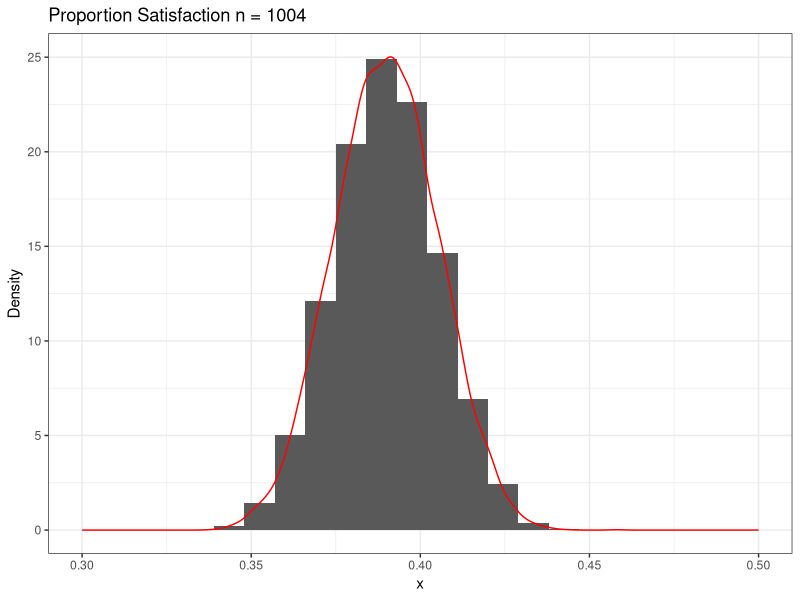
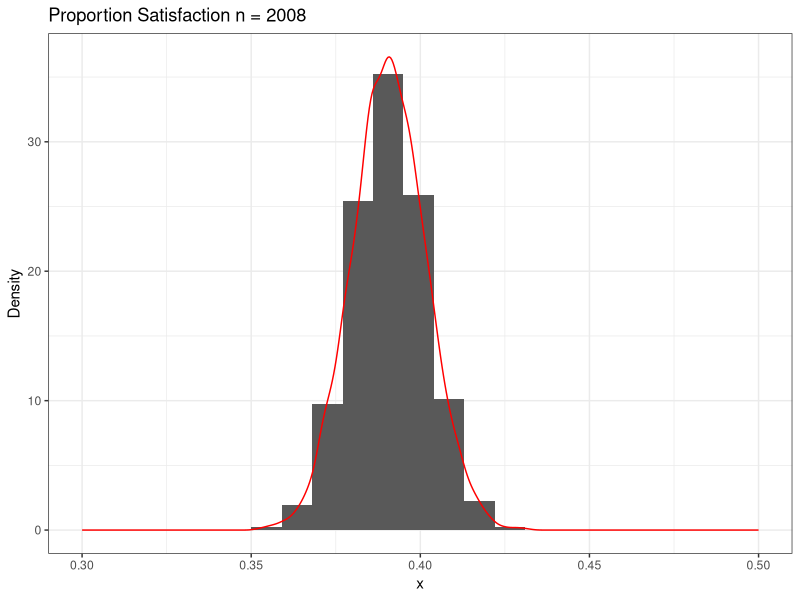
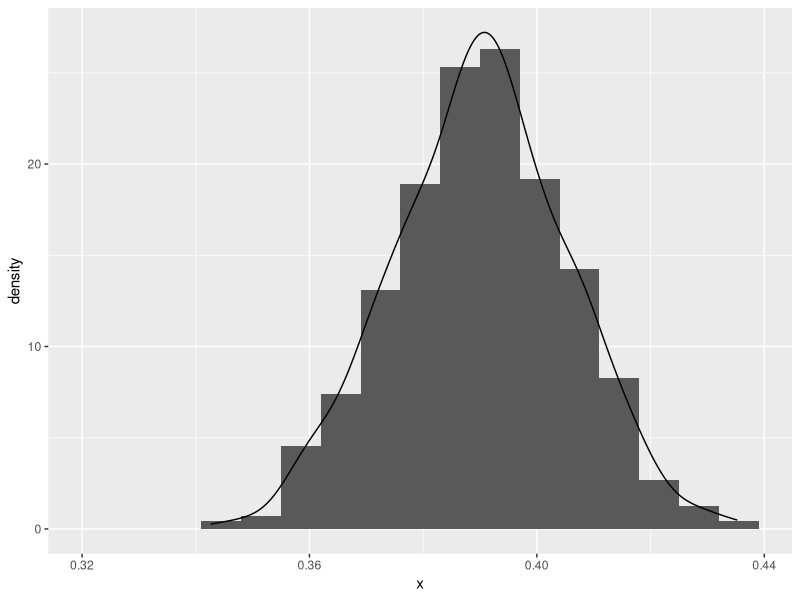

These figures' R source, in order: (Note: a time limit stopped this script after it produced the figures.)
library(tidyverse)
library(ggplot2)
################################################################################
# Lab 10
################################################################################

#################
# Step 1 (Size 1000)
#################
dat = tibble(x = rbinom(n = 10000, size = 1004, prob = .39)/1004)
hist = ggplot(data = dat) + 
  geom_histogram(aes(x = x, y = after_stat(density)), breaks = seq(.330,.450,.009)) +
  geom_density(aes(x = x), color = "red") +
  theme_bw() +
  ylab("Density") +
  ggtitle("Proportion Satisfaction n = 1004")+
  xlim(0.3, 0.5)
  

(lower.val = quantile(dat$x, probs = .025))
(upper.val = quantile(dat$x, probs = .975))
(range = upper.val - lower.val)
(margin.of.error = (range)/2)
hist
#################
# Simulation (size 200)
#################
dat2 = tibble(x = rbinom(n = 10000, size = 2008, prob = .39)/2004)
hist2 = ggplot(data = dat2) + 
  geom_histogram(aes(x = x, y = after_stat(density)), breaks = seq(.35,.44,.009)) +
  geom_density(aes(x = x), color = "red") +
  theme_bw() +
  ylab("Density") +
  ggtitle("Proportion Satisfaction n = 2008") +
  xlim(0.3, 0.5)

(lower.val2 = quantile(dat2$x, probs = .025))
(upper.val2 = quantile(dat2$x, probs = .975))
(range.2 = upper.val2-lower.val2)
(margin.of.error2 = (range.2)/2) 
hist2

gallup.data = rep(1, times = 392)
vec.dis = rep(0, times = 592)
vec.none = rep(-1, times = 20)
gallup.data = append(gallup.data, vec.dis)
gallup.data = append(gallup.data, vec.none)

#Do I need to include my original data in my resampling
total.gallup.data = sample(gallup.data, 1004, replace = TRUE)
summarize.prop = vector()
for(i in 1:1004){
  new.col = sample(gallup.data, 1004, replace = TRUE) 
  total.gallup.data = bind_cols(total.gallup.data, new.col)
  summarize.prop = append(summarize.prop,sum(new.col == 1)/1004)
}
summarize.prop = tibble(x = summarize.prop)
hist.resample = ggplot() +
  geom_histogram(data = summarize.prop, aes(x = x, y = after_stat(density)), 
                 breaks = seq(.32, .44, .007)) +
  geom_density(data = summarize.prop, aes(x = x))
hist.resample

(lower.val.rsample = quantile(summarize.prop$x, probs = .025))
(upper.val.rsample = quantile(summarize.prop$x, probs = .975))
(range.rsample = upper.val.rsample - lower.val.rsample)
(margin.of.error.rsample = (range.rsample)/2) 
  print(summarize.prop)
view(total.gallup.data)

####################
# Step 3 n and p
####################

probabilities.vector = seq(.01,.99,.01)
n.p.data = tibble()
for(j in 1:99)
{
  curr.vector = vector()
  #Iterates through the different sizes
  for(i in 0:290){
    size.curr = 100 + (i)*10
    curr.sim.data = rbinom(n = 10000, size = size.curr, prob = probabilities.vector[j])/size.curr
    upper.sim = quantile(curr.sim.data, probs = .975)
    lower.sim = quantile(curr.sim.data, probs = .025)
    curr.vector = append(curr.vector, (upper.sim - lower.sim)/2)
  }
  curr.vector = tibble(moe = curr.vector) |>
    bind_cols(tibble(size = seq(100,3000,10))) |>
    bind_cols(tibble(probability = rep(probabilities.vector[j], 291)))
  if(j == 1){
    n.p.data = curr.vector
  }
  else{
    n.p.data = bind_rows(n.p.data, curr.vector)
  }
}

raster.plot = ggplot() + 
  geom_raster(data = n.p.data, aes(x = size, y = probability, fill = moe)) +
  scale_fill_viridis_c() + 
  xlab("n") + 
  ylab("Probability") + 
  ggtitle("Margin Of Error With Respect To n And Probability") +
  theme_bw()
raster.plot
view(n.p.data)
print("d")

#################
# Step 4
#################
wilson.data = tibble()
for(j in 1:99)
{
  curr.vector = vector()
  #Iterates through the different sizes
  for(i in 0:190){
    size.curr = 100 + (i)*10
    curr.sim.data = rbinom(n = 10000, size = size.curr, prob = probabilities.vector[j])/size.curr
    upper.sim = quantile(curr.sim.data, probs = .975)
    dat.mean = mean(curr.sim.data)
    z.val = 1.96
    wilson.moe = z.val*
      (sqrt(size.curr*dat.mean*(1-dat.mean) + z.val/4))/
      (size.curr + z.val^2)
    curr.vector = append(curr.vector, wilson.moe)
  }
  curr.vector = tibble(wilson.moe = curr.vector) |>
    bind_cols(tibble(size = seq(100,2000,10))) |>
    bind_cols(tibble(probability = rep(probabilities.vector[j], 191)))
  if(j == 1){
    wilson.data = curr.vector
  }
  else{
    wilson.data = bind_rows(wilson.data, curr.vector)
  }
}

wilson.raster.plot = ggplot() + 
  geom_raster(data = wilson.data, aes(x = size, y = probability, fill = wilson.moe)) +
  scale_fill_viridis_c() + 
  xlab("n") + 
  ylab("Probability") + 
  ggtitle("Wilson Margin Of Error With Respect To n And Probability") +
  theme_bw()
wilson.raster.plot
view(wilson.data)
